Frame 1 (no input): blank canvas, image omitted
Frame 60 (the mouse pressed at the canvas centre just before this capture): blank canvas, image omitted
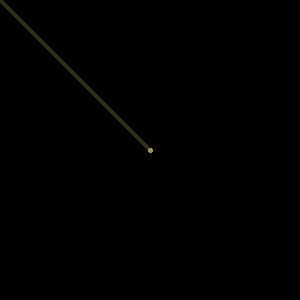
Frame 120 (the mouse held since frame 60 and released just before this capture)

The Processing sketch whose frames 1 and 60 were blank and that drew this single picture after the mouse press (run headless with seeded random() and noise(); from frame 60 on, the mouse is pressed at the canvas centre):

// Processing sketch: processing_22538
// ── processing_22538.pde

//create a brush stroke

void setup() {
 size(300, 300);
 background(0);
}


void draw() {
 stroke(150,45,68);
 strokeWeight(4);
 smooth();
 // Draw if mouse is pressed
 if (mousePressed) {
   stroke(mouseX,mouseY,80,80);
  line(pmouseX, pmouseY, mouseX,mouseY);
 }
}
